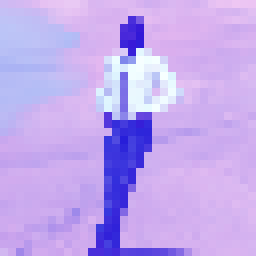
#> input picture Human_Horse_Img_Classifier/horse_human_filtered/train/human/1188.png, 32 x 32 px, found by its file name (shown 8 times larger); its folder holds only this picture in this run
$ python img_converter.py
#> lines starting #> are read from the running program, lines starting #| are printed output that depends on the picture
import matplotlib.pyplot as plt
from skimage.transform import resize
import os

curr_dr=os.getcwd()
PATH=os.path.join(curr_dr,'horse_human_filtered')

train_dir = os.path.join(PATH,'train')
validation_dir = os.path.join(PATH, 'validation')

print(train_dir,validation_dir)

train_horse_dir = os.path.join(train_dir, 'horse')  # directory with our training cat pictures
train_human_dir = os.path.join(train_dir, 'human')  # directory with our training dog pictures
validation_horse_dir = os.path.join(validation_dir, 'horse')  # directory with our validation cat pictures
validation_human_dir = os.path.join(validation_dir, 'human')

#%%

import random

train_horse=os.listdir(validation_human_dir)
for x in train_horse:
    path=os.path.join(validation_human_dir,x)
    data=plt.imread(path)
#> data is the input picture: shape (32, 32, 4) float32; mean R, G, B, A 0.762, 0.661, 0.937, 1
    new_image=resize(data,(32,32,3))
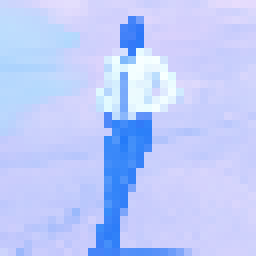
#> new_image: shape (32, 32, 3) float32 (shown 8 times larger); mean R, G, B 0.745, 0.799, 0.989
    new_file=os.path.join(validation_human_dir,str(random.randint(1,10000)))
#> (the run stopped early here; a loop or call above may not have finished)

$ run again, on Human_Horse_Img_Classifier/horse_human_filtered/train/human/1437.png
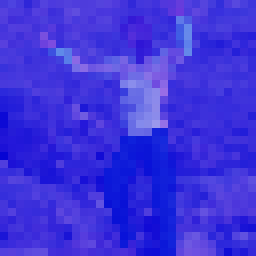
#> input picture Human_Horse_Img_Classifier/horse_human_filtered/train/human/1437.png, 32 x 32 px, found by its file name (shown 8 times larger)
#> data is the input picture: shape (32, 32, 4) float32; mean R, G, B, A 0.239, 0.198, 0.863, 1
#> `new_image=resize(data,(32,32,3))`:
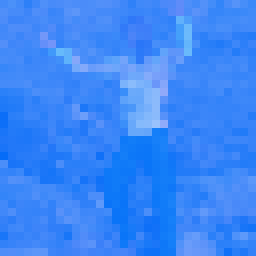
#> new_image: shape (32, 32, 3) float32 (shown 8 times larger); mean R, G, B 0.232, 0.53, 0.977

$ run again, on Human_Horse_Img_Classifier/horse_human_filtered/train/human/1554.png
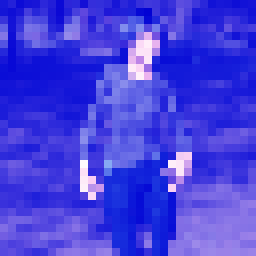
#> input picture Human_Horse_Img_Classifier/horse_human_filtered/train/human/1554.png, 32 x 32 px, found by its file name (shown 8 times larger)
#> data is the input picture: shape (32, 32, 4) float32; mean R, G, B, A 0.268, 0.25, 0.872, 1
#> `new_image=resize(data,(32,32,3))`:
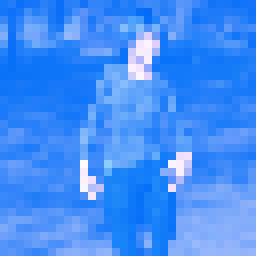
#> new_image: shape (32, 32, 3) float32 (shown 8 times larger); mean R, G, B 0.265, 0.561, 0.979

$ run again, on Human_Horse_Img_Classifier/horse_human_filtered/train/human/1636.png
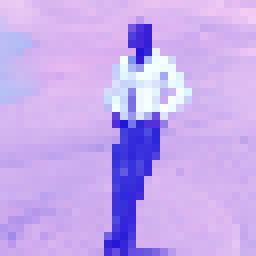
#> input picture Human_Horse_Img_Classifier/horse_human_filtered/train/human/1636.png, 32 x 32 px, found by its file name (shown 8 times larger)
#> data is the input picture: shape (32, 32, 4) float32; mean R, G, B, A 0.778, 0.666, 0.936, 1
#> `new_image=resize(data,(32,32,3))`:
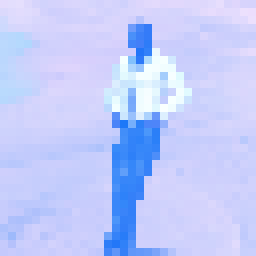
#> new_image: shape (32, 32, 3) float32 (shown 8 times larger); mean R, G, B 0.76, 0.801, 0.989

$ run again, on Human_Horse_Img_Classifier/horse_human_filtered/train/human/1216.png
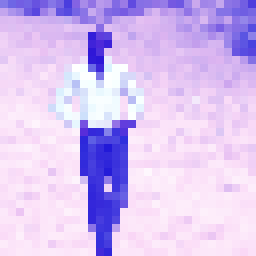
#> input picture Human_Horse_Img_Classifier/horse_human_filtered/train/human/1216.png, 32 x 32 px, found by its file name (shown 8 times larger)
#> data is the input picture: shape (32, 32, 4) float32; mean R, G, B, A 0.847, 0.757, 0.953, 1
#> `new_image=resize(data,(32,32,3))`:
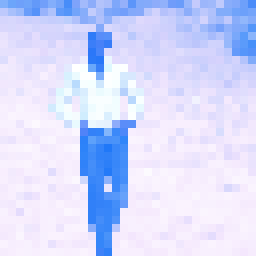
#> new_image: shape (32, 32, 3) float32 (shown 8 times larger); mean R, G, B 0.832, 0.855, 0.992
